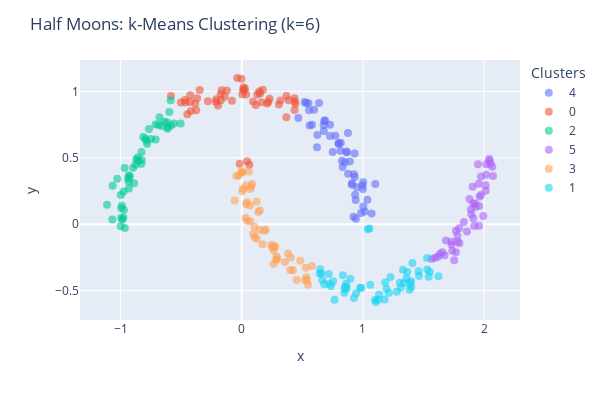

Write notebook code for a chart like this one.
### Code cell
ym_k6 = KMeans(n_clusters=6, random_state=10, n_init='auto').fit_predict(Xm)

cv_m.plot_clusters(ym_k6, title='Half Moons: k-Means Clustering (k=6)')
